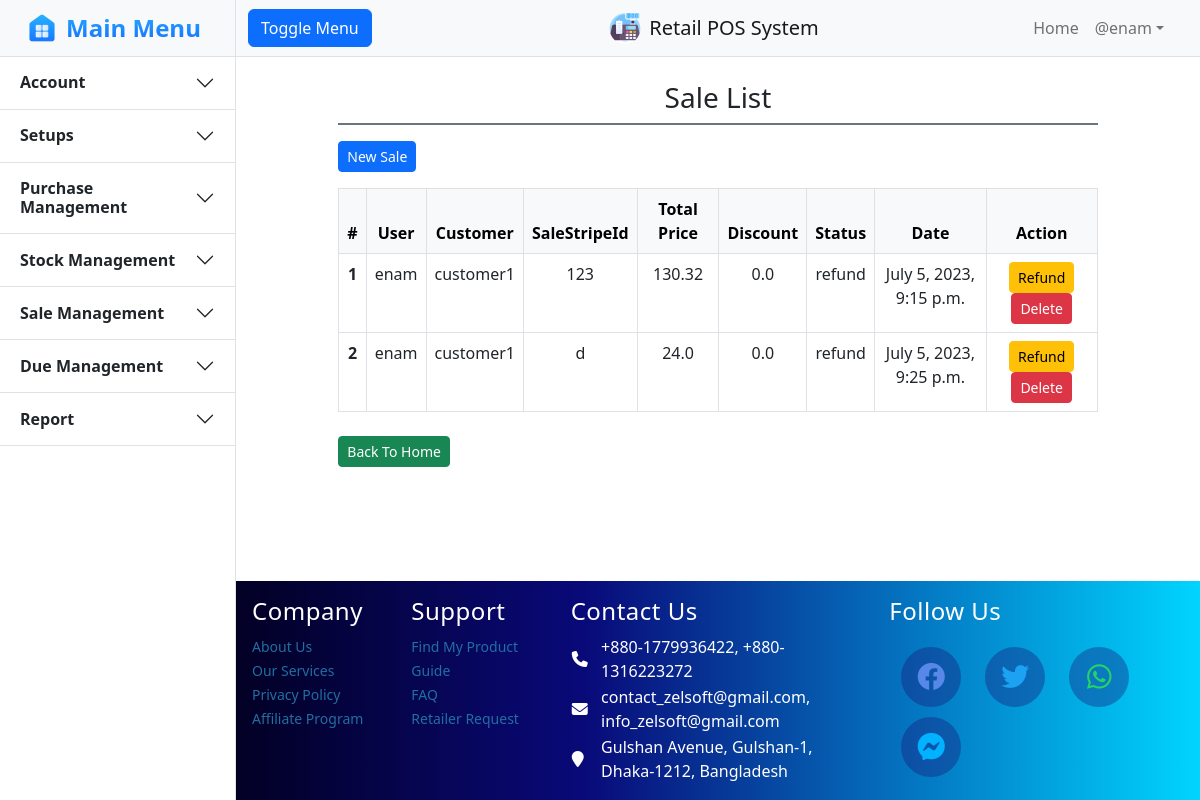
The app's page /sale/index/ (signed in) with its own data.
### core/models.py (models this page shows, shortened)
class Sale(models.Model):
    user = models.ForeignKey(settings.AUTH_USER_MODEL, on_delete=models.SET_NULL, blank=True, null=True)
    customer = models.ForeignKey(Customer, on_delete=models.SET_NULL, blank=True, null=True)
    saleStripeId = models.CharField(max_length=20, blank=True, null=True)
    date = models.DateTimeField()
    totalPrice = models.FloatField()
    discountAmount = models.FloatField(default=0)
    paidAmount = models.FloatField(default=0)
    changeAmount = models.FloatField(default=0)
    status = models.CharField(choices=STATUS, max_length=20)
    note = models.TextField()

class Customer(models.Model):
    name = models.CharField(max_length=100)
    address = models.CharField(max_length=100)
    contact = PhoneNumberField(blank=True)
    def __str__(self):
        return self.name

### core/decorators.py (the view)
        def wrapper_func(request, *args, **kwargs):
            group = None
            if request.user.groups.exists():
                group = request.user.groups.all()[0].name
            else:
                return redirect("login")
            if group in allowed_roles:
                return view_func(request, *args, **kwargs)
            else:
                return HttpResponse("You are not authorized to access this page.!!")

### core/saleviews.py (called while the page is built)
@allowed_users(allowed_roles=['admin', 'operator'])
def salelist(request):
    context = {}
    context["dataset"] = Sale.objects.all()
    return render(request, "sale/index.html", context)

### core/templates/sale/index.html (shortened to what this page needs)
{% extends 'core/base/base.html' %}
{% block body %}
    <section class="py-4 px-4">
		<div class="row">
			<div class="container col-sm-10">
                <div class="pb-2 d-flex justify-content-center align-items-center border-bottom border-secondary border-2">
					<h3 class="m-0 mx-2">Sale List</h3>
				</div>
				<div class="mt-3">
					<a class="btn btn-sm btn-primary" href="{% url 'createsale' %}">New Sale</a>
				</div>
                <div class="mt-3">
                    <table class="table table-bordered table-hover text-center">
                        <thead class="table-light">
                            <tr>
                                <th scope="col">#</th>
                                <th scope="col">User</th>
                                <th scope="col">Customer</th>
                                <th scope="col">SaleStripeId</th>
                                <th scope="col">Total Price</th>
                                <th scope="col">Discount</th>
                                <th scope="col">Status</th>
                                <th scope="col">Date</th>
                                <th scope="col" class="text-center">Action</th>
                              </tr>
                        </thead>
                        <tbody>
                          {% for data in dataset %}
                            <tr>
                                <th scope="row">{{forloop.counter}}</th>
                                <td>{{data.user}}</td>
                                <td>{{data.customer}}</td>
                                <td>{{data.saleStripeId}}</td>
                                <td>{{data.totalPrice}}</td>
                                <td>{{data.discountAmount}}</td>
                                <td>{{data.status}}</td>
                                <td>{{data.date}}</td>
								<td class="text-center">
									<a class="btn btn-sm btn-warning" href="{% url 'refundsale' data.id %}">Refund</a>
									<form method="POST" class="d-inline" onsubmit="return confirm('Are you sure you want to delete the record?');" action="{% url 'deletesale' %}">
										<button class="btn btn-sm btn-danger" type="submit" >Delete</button>
									</form>
								</td>
                            </tr>
                          {% endfor %}
                        </tbody>
                    </table>
                </div>
                <div class="">
                    <div class="col-md-12 text-left pt-2">
                        <a class="btn btn-success btn-sm" href="/home/">Back To Home</a>
                    </div>
				</div>
			</div>
		</div>
	</section>
{% endblock %}

### core/templates/core/base/base.html (shortened to what this page needs)
{% load static %}
<!DOCTYPE html>
<html lang="en">
    <head>
        <link rel="stylesheet" href="https://cdnjs.cloudflare.com/ajax/libs/font-awesome/6.2.0/css/all.min.css" />
        <link rel="stylesheet" href="https://cdn.jsdelivr.net/npm/bootstrap-icons@1.9.1/font/bootstrap-icons.css">
        <link href="https://cdn.jsdelivr.net/npm/bootstrap@5.2.1/dist/css/bootstrap.min.css" rel="stylesheet">
        <link href="{% static 'core\css\base.css' %}" rel="stylesheet" />
    </head>
    <body>
        <div class="d-flex" id="wrapper">
            <div class="border-end bg-white" id="sidebar-wrapper">
                <div class="sidebar-heading bg-light" style="padding: 8px 0px;">
                    <a href="/" style="padding: 2px;" class="d-flex justify-content-center align-items-center mb-3 mb-md-0 me-md-auto text-dark text-decoration-none">
                        <img src="/static/core/images/home.png" alt="" width="32" height="32">
                        <span class="fs-4 fw-bold text-primary mx-2" height="40"
                            style="background: #27B0FF;
                            background: linear-gradient(to bottom, #27B0FF 0%, #187BFF 75%);
                            -webkit-background-clip: text;
                            -webkit-text-fill-color: transparent;">Main Menu</span>
                    </a>
                </div>
                <div class="accordion accordion-flush" id="accordionFlushExample" style="width: 235px;">
                    <div class="accordion-item">
                        <h2 class="accordion-header " id="flush-headingOne">
                            <button class="accordion-button fw-semibold collapsed" type="button" data-bs-toggle="collapse" data-bs-target="#flush-collapseOne" aria-expanded="false" aria-controls="flush-collapseOne">
                                Account
                            </button>
                        </h2>
                    </div>
                    <div class="accordion-item">
                        <h2 class="accordion-header" id="flush-headingTwo">
                            <button class="accordion-button fw-semibold collapsed" type="button" data-bs-toggle="collapse" data-bs-target="#flush-collapseTwo" aria-expanded="false" aria-controls="flush-collapseTwo">
                                Setups
                            </button>
                        </h2>
                    </div>
                    <div class="accordion-item">
                        <h2 class="accordion-header" id="flush-headingThree">
                            <button class="accordion-button fw-semibold collapsed" type="button" data-bs-toggle="collapse" data-bs-target="#flush-collapseThree" aria-expanded="false" aria-controls="flush-collapseThree">
                                Purchase Management
                            </button>
                        </h2>
                    </div>
                    <div class="accordion-item">
                        <h2 class="accordion-header" id="flush-headingStock">
                            <button class="accordion-button fw-semibold collapsed" type="button" data-bs-toggle="collapse" data-bs-target="#flush-collapseStock" aria-expanded="false" aria-controls="flush-collapseStock">
                                Stock Management
                            </button>
                        </h2>
                    </div>
                    <div class="accordion-item">
                        <h2 class="accordion-header" id="flush-headingFour">
                            <button class="accordion-button fw-semibold collapsed" type="button" data-bs-toggle="collapse" data-bs-target="#flush-collapseFour" aria-expanded="false" aria-controls="flush-collapseFour">
                                Sale Management
                            </button>
                        </h2>
                    </div>
                    <div class="accordion-item">
                        <h2 class="accordion-header" id="flush-headingFive">
                            <button class="accordion-button fw-semibold collapsed" type="button" data-bs-toggle="collapse" data-bs-target="#flush-collapseFive" aria-expanded="false" aria-controls="flush-collapseFive">
                                Due Management
                            </button>
                        </h2>
                    </div>
                    <div class="accordion-item">
                        <h2 class="accordion-header" id="flush-headingSix">
                            <button class="accordion-button fw-semibold collapsed" type="button" data-bs-toggle="collapse" data-bs-target="#flush-collapseSix" aria-expanded="false" aria-controls="flush-collapseSix">
                                Report
                            </button>
                        </h2>
                    </div>
                </div>
            </div>
            <div id="page-content-wrapper" style="min-height: 100vh; margin:0; display:flex; flex-direction:column;">
                <nav class="navbar navbar-expand-lg navbar-light bg-light border-bottom">
                    <div class="container-fluid">
                        <div class="col-4">
                            <button class="btn btn-primary" id="sidebarToggle">Toggle Menu</button>
                        </div>
                        <div class="col-4 d-flex justify-content-center align-items-center text-center">
                            <img src="/static/core/images/pos1.png" alt="" width="32" height="32">
                            <a class="navbar-brand mx-2" href="/home/">Retail POS System</a>
                        </div>
                        <div class="col-4 collapse navbar-collapse" id="navbarSupportedContent">
                            <ul class="navbar-nav ms-auto me-3 mt-2 mt-lg-0">
                                <li class="nav-item active"><a class="nav-link" href="/home/">Home</a></li>
                                {% if user.is_authenticated %}
                                    <li class="nav-item dropdown">
                                        <a class="nav-link dropdown-toggle" id="navbarDropdown" href="#" role="button" data-bs-toggle="dropdown" aria-haspopup="true" aria-expanded="false">@{{user.username}}</a>
                                    </li>
                                {% else %}
                                    <div class="d-flex justify-content-center ">
                                        <a class="btn btn-success mx-1" href="{% url 'login' %}">Log In</a>
                                    </div>
                                {% endif %}
                            </ul>
                        </div>
                    </div>
                </nav>
                <div class="" style="flex:1;">
                    {% block body %}{% endblock %}
                </div>
                <div class="" id="footer">
                    <footer class="" style="background: linear-gradient(90deg, rgba(2,0,36,1) 0%, rgba(9,9,121,1) 36%, rgba(0,212,255,1) 100%)!important;">
                        <div class="container text-white p-3 text-white">
                            <div class="row">
                                <div class="foot col-lg-2 col-md-2 col-sm-6">
                                    <h4>Company</h4>
                                    <ul class="list-unstyled">
                                        <li><a href="#">About Us</a></li>
                                        <li><a href="#">Our Services</a></li>
                                        <li><a href="#">Privacy Policy</a></li>
                                        <li><a href="#">Affiliate Program</a></li>
                                    </ul>
                                </div>
                                <div class="foot col-lg-2 col-md-2 col-sm-6">
                                    <h4>Support</h4>
                                    <ul class="list-unstyled">
                                        <li><a href="#">Find My Product</a></li>
                                        <li><a href="#">Guide</a></li>
                                        <li><a href="#">FAQ</a></li>
                                        <li><a href="#">Retailer Request</a></li>
                                    </ul>
                                </div>
                                <div class="foot foot2 col-lg-4 col-md-2 col-sm-6">
                                    <h4>Contact Us</h4>
                                    <table border="0" class="pt-3">
                                        <tr>
                                            <th width="10%"><i class="fa fa-phone" aria-hidden="true"></i></th>
                                            <td> +880-1779936422, +880-1316223272</td>
                                        </tr>
                                        <tr>
                                            <th width="10%"><i class="fa fa-envelope" aria-hidden="true"></i></th>
                                            <td> contact_zelsoft@gmail.com, info_zelsoft@gmail.com</td>
                                        </tr>
                                        <tr>
                                            <th width="10%"><i class="fa fa-map-marker" aria-hidden="true"></i></th>
                                            <td> Gulshan Avenue, Gulshan-1, Dhaka-1212, Bangladesh</td>
                                        </tr>
                                    </table>
                                </div>
                                <div class="foot foot2 col-lg-4 col-md-4 col-sm-6">
                                    <h4>Follow Us</h4>
                                    <ul class="social-icons nav justify-content-right mt-3">
                                        <li class="nav-item"><a class="nav-link social link" href="#"><i class="fab fa-facebook fa-2x mt-2" style="color: #5787e9" aria-hidden="true"></i></a></li>
                                        <li class="nav-item"><a class="nav-link social link" href="#"><i class="fab fa-twitter fa-2x mt-2" style="color: #1DA1F2" aria-hidden="true"></i></a></li>
                                        <li class="nav-item"><a class="nav-link social link" href="#"><i class="fab fa-whatsapp fa-2x mt-2" style="color: #25D366" aria-hidden="true"></i></a></li>
                                        <li class="nav-item"><a class="nav-link social link" href="#"><i class="fab fa-facebook-messenger fa-2x mt-2" style="color: #00B2FF" aria-hidden="true"></i></a></li>
                                    </ul>
                                </div>
                            </div>
                        </div>
                    </footer>
                </div>
            </div>
        </div>
    </body>
</html>

### core/static/core/css/base.css (style rules this page uses)
.foot h4 { position: relative; color: white; text-decoration: none; font-size: 24px; letter-spacing: 0.5px; }
.foot h4::after { content: ""; position: absolute; background-color: #ff3c78; height:3px; width: 0; left: 0; bottom: -5px; transition: 0.3s; }
.foot ul li a { color: rgb(34, 110, 161); text-decoration: none; font-size: 14px; transition: o.3s; }
.foot2 ul li { margin: 5px 12px; }
.foot2 ul li a { position: relative; display: block; width: 60px; height: 60px; line-height: 40px; text-align: center; border-radius: 50%; background: rgba(27, 12, 112, 0.349); }
.foot2 ul li a::before { content: ''; position: absolute; top: 0; left: 0; width: 100%; height: 100%; border-radius: 50%; background: rgb(29, 30, 105); transition: 0.5s; transform: scale(.9); z-index: -1; }
#wrapper { overflow-x: hidden; }
#sidebar-wrapper { min-height: 100vh; margin-left: -235px; transition: margin 0.25s ease-out; }
#sidebar-wrapper .sidebar-heading { padding: 0.875rem 1.25rem; font-size: 1.2rem; }
#page-content-wrapper { min-width: 100vw; }
@media (min-width: 768px) { #sidebar-wrapper { margin-left: 0; } }
@media (min-width: 768px) { #page-content-wrapper { min-width: 0; width: 100%; } }

### records on screen
Sale: user "enam", customer "customer1", saleStripeId "123", totalPrice "130.32", discountAmount "0.0", status "refund", date "July 5, 2023, 9:15 p.m."
Sale: user "enam", customer "customer1", saleStripeId "d", totalPrice "24.0", discountAmount "0.0", status "refund", date "July 5, 2023, 9:25 p.m."

### other values on screen
{{ user.username }} "enam"
